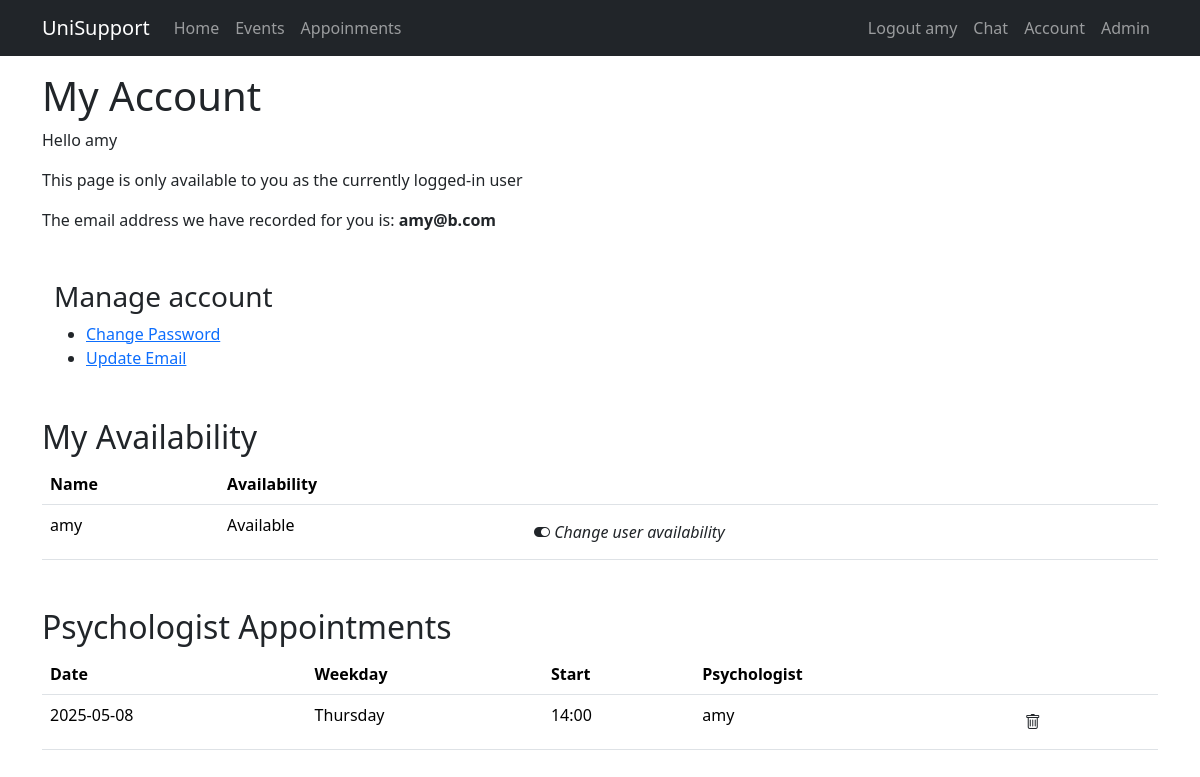
/account (signed in), run on the app's committed database.
### app/models.py (models this page shows, shortened)
@dataclass
class User(UserMixin, db.Model):
    __tablename__ = 'users'
    id: so.Mapped[int] = so.mapped_column(primary_key=True)
    email: so.Mapped[str] = so.mapped_column(sa.String(120), index=True, unique=True)
    username: so.Mapped[str] = so.mapped_column(sa.String(64), index=True, unique=True)
    password_hash: so.Mapped[Optional[str]] = so.mapped_column(sa.String(256))
    role: so.Mapped[str] = so.mapped_column(sa.String(10), default="Normal")
    events: so.Mapped[list['Event']] = relationship(back_populates='user', cascade='all, delete-orphan')
    appointments: so.Mapped[list['Appointment']] = relationship(back_populates='user', cascade='all, delete-orphan')
    logs: so.Mapped[list['BookingLog']] = relationship(back_populates='user', cascade='all, delete-orphan')
    enrollments: so.Mapped[list['Enrollment']] = relationship(back_populates='user', cascade='all, delete-orphan')
    user_type: Mapped[str] = so.mapped_column(sa.String(64), default="user")
    __mapper_args__ = {
        "polymorphic_identity": "user",
        "polymorphic_on": user_type
    }

class Psychologist(User):
    __tablename__ = 'Psychologist'
    id: so.Mapped[int] = so.mapped_column(sa.ForeignKey('users.id'), primary_key=True)
    availability: so.Mapped[str] = so.mapped_column(sa.String(64), default="Available")
    __mapper_args__ = {
        "polymorphic_identity": "Psychologist",
    }

class Appointment(db.Model):
    __tablename__ = 'appointments'
    new_id: so.Mapped[int] = so.mapped_column(primary_key=True)
    id: so.Mapped[int] = so.mapped_column(sa.String(64))
    date: so.Mapped[str] = so.mapped_column(sa.String(64))
    weekday: so.Mapped[str] = so.mapped_column(sa.String(16))
    slot: so.Mapped[str] = so.mapped_column(sa.String(64))
    user_id: so.Mapped[int] = so.mapped_column(ForeignKey('users.id'), index=True, unique=True)
    user: so.Mapped['User'] = relationship(back_populates='appointments')
    user_name: so.Mapped[str] = so.mapped_column(sa.String(64))

### app/views.py (the view)
@app.route("/account")
@login_required
def account():
    form = ChooseForm()
    choose_form = ChooseForm()
    q = db.select(Enrollment).where(Enrollment.username == current_user.username)
    list_of_enrollments = db.session.scalars(q)
    psychologist = db.session.get(Psychologist, current_user.id)
    p = db.select(Appointment).where(Appointment.user_name == current_user.username)
    list_of_appointments = db.session.scalars(p)
    return render_template('account.html', title="Account", list_of_enrollments = list_of_enrollments, choose_form = choose_form, psychologist =psychologist, form = form, list_of_appointments = list_of_appointments)

### app/models.py (called while the page is built)
@login.user_loader
def load_user(id):
    return db.session.get(User, int(id))

### app/templates/account.html (shortened to what this page needs)
{% extends "base.html" %}
{% import "bootstrap_wtf.html" as wtf %}
{% block content %}
<h1>My Account</h1>
<p>Hello {{ current_user.username }}</p>
<p>This page is only available to you as the currently logged-in user</p>
<p>The email address we have recorded for you is: <b>{{ current_user.email }}</b></p>
<div class="container">
    <h3 class="mt-5">Manage account</h3>
    <ul>
        <li><a href="{{ url_for('change_pw') }}">Change Password</a></li>
        <li><a href="{{ url_for('change_email') }}">Update Email</a></li>
    </ul>
</div>
{% if current_user.user_type == "Psychologist" %}
<h2 class="mt-5">My Availability</h2>
<table class="table">
    <thead>
        <tr>
            <th>
                Name
            </th>
            <th>
                Availability
            </th>
            <th></th>
        </tr>
    </thead>
        <tr>
            <td>
                {{ psychologist.username }}
            </td>
            <td>
                {{ psychologist.availability }}
            </td>
            <td>
                <form action="{{ url_for('toggle_user_availability') }}" method="post">
                    <button class="btn" type="submit">
                        {% if psychologist.availability == "Available" %}
                        <i class="bi bi-toggle-on"> Change user availability</i>
                        {% else %}
                        <i class="bi bi-toggle-off"> Change user availability</i>
                        {% endif %}
                    </button>
                </form>
            </td>
        </tr>
</table>
{% endif %}
{% if current_user.user_type == "Psychologist" %}
<h2 class="mt-5">Psychologist Appointments</h2>
<table class="table">
    <thead>
        <tr>
            <th>
                Date
            </th>
            <th>
                Weekday
            </th>
            <th>
                Start
            </th>
            <th>
                Psychologist
            </th>
            <th></th>
        </tr>
    </thead>
    {% for appo in list_of_appointments %}
        <tr>
            <td>
                {{ appo.date }}
            </td>
            <td>
                {{ appo.weekday }}
            </td>
            <td>
                {{ appo.slot }}
            </td>
            <td>
                {{ appo.user_name }}
            </td>
            <td>
                <form action="{{ url_for('delete_appointment') }}" method="post">
                    <button class="btn" type="submit">
                        <i class="bi bi-trash"></i>
                    </button>
                </form>
            </td>
        </tr>
    {% endfor %}
</table>
{% endif %}
{% endblock %}

### app/templates/base.html (shortened to what this page needs)
<!doctype html>
<html lang="en">
<head>
    <link
            href="https://cdn.jsdelivr.net/npm/bootstrap@5.3.3/dist/css/bootstrap.min.css"
            rel="stylesheet"
>
    <link rel="stylesheet" href="https://cdn.jsdelivr.net/npm/bootstrap-icons@1.11.3/font/bootstrap-icons.min.css">
</head>
<body>
<nav class="navbar navbar-expand-sm bg-dark" data-bs-theme="dark">
    <div class="container">
        <a class="navbar-brand" href="{{ url_for('home') }}">UniSupport</a>
        <div class="collapse navbar-collapse" id="navbarSupportedContent">
            <ul class="navbar-nav me-auto mb-2 mb-lg-0">
                <li class="nav-item">
                    <a class="nav-link" aria-current="page" href="{{ url_for('home') }}">Home</a>
                </li>
                <li class="nav-item">
                    <a class="nav-link" aria-current="page" href="{{ url_for('events') }}">Events</a>
                </li>
                <li class="nav-item">
                    <a class="nav-link" aria-current="page" href="{{ url_for('appointments') }}">Appoinments</a>
                </li>
            </ul>
            <ul class="navbar-nav mb-2 mb-lg-0">
                {% if current_user.is_anonymous %}
                <li class="nav-item">
                    <a class="nav-link" aria-current="page" href="{{ url_for('login') }}">Login</a>
                </li>
                <li class="nav-item">
                    <a class="nav-link" aria-current="page" href="{{ url_for('register_email') }}">Register</a>
                </li>
                {% else %}
                <li class="nav-item">
                    <a class="nav-link" aria-current="page" href="{{ url_for('logout') }}">Logout {{ current_user.username }}</a>
                </li>
                <li class="nav-item">
                    <a class="nav-link" aria-current="page" href="{{ url_for('chat') }}">Chat</a>
                </li>
                <li class="nav-item">
                    <a class="nav-link" aria-current="page" href="{{ url_for('account') }}">Account</a>
                </li>
                {% if current_user.is_authenticated and current_user.role == "Admin" %}
                <li class="nav-item">
                    <a class="nav-link" aria-current="page" href="{{ url_for('admin') }}">Admin</a>
                </li>
                {% endif %}
                {% endif %}
            </ul>
        </div>
    </div>
</nav>
<div class="container">
    {% block content %}{% endblock content %}
</div>
</body>
</html>

### data on the page
User: username "amy", email "amy@b.com"
Psychologist: availability "Available"
Appointment: date "2025-05-08", weekday "Thursday", slot "14:00", user_name "amy"
